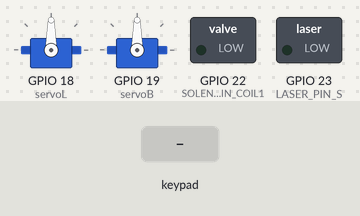
Bench run of a sketch on a simulated ESP32. Shown: 2 × servo, switched loads named in the sketch (green lamp = pin HIGH). The inputs (shaded band) are chosen by the test bench. Nothing arrives over Bluetooth unless stated; what the sketch prints to the serial monitor is not drawn.

Above: at 1.2 s.
1.3 s: key 'X' pressed
At 1.51 s:
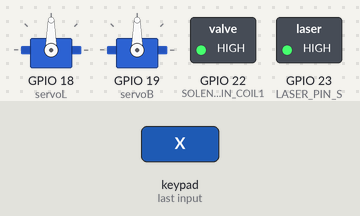
Timing chart, 0 to 4.3 s (numbered marks = the images above; inputs shaded):
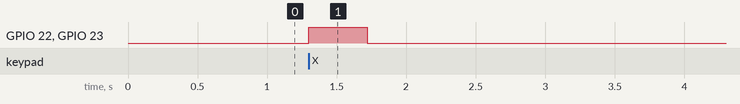

Measured:
- after the input at 1.3 s, GPIO 22 (SOLENOIDVALVE_PIN_COIL1), GPIO 23 (LASER_PIN_S): LOW → HIGH at once, → LOW 0.42 s later

The sketch:

dirtySprayPaint.ino
```cpp
#include <Ps3Controller.h>
#include <ESP32Servo.h>
#include "Laser.h"
#include "SolenoidValve.h"

#define LASER_PIN_S  23
#define SOLENOIDVALVE_PIN_COIL1  22

Laser laser(LASER_PIN_S);
SolenoidValve solenoidValve(SOLENOIDVALVE_PIN_COIL1);

Servo servoL;
Servo servoB;

int lX;
int lY;

int posL = 90;
int posB = 90;

void notify() {

  lX = (Ps3.data.analog.stick.lx);
  lY = (Ps3.data.analog.stick.ly);

  if (lY < -5 && posL < 180) {
    posL++;
    servoL.write(posL);
    if (posL >= 90) {
      servoL.write(90);
    }
  }
  if (lY > 5 && posL > 0) {
    posL--;
    servoL.write(posL);
    if (posL >= 90) {
      servoL.write(90);
    }
  }
  if (lX < -5 && posB < 180) {
    posB++;
    servoB.write(posB);
  }
  if (lX > 5 && posB > 0)
  {
    posB--;
    servoB.write(posB);

  }

  if ( abs( Ps3.event.button_down.l3)) {
    posB = 90;
    servoB.write(posB);
    posL = 90;
    servoL.write(posL);
  }

  if ( Ps3.event.button_down.cross ) {

    solenoidValve.on(); // 1. turns on
    if (laser.getState() == 0) {
      laser.on();
    }
  }

  if (Ps3.event.button_up.cross) {
    solenoidValve.off();// 3. turns off
    if (laser.getState() == 1) {
      laser.off();
    }
  }

  if ( Ps3.event.button_down.r2 ) {
    Serial.println(laser.getState());
    if (laser.getState() == 0) {
      laser.on();
    } else {
      laser.off();
    }
  }


  if ( Ps3.event.button_down.triangle ) {
  }

}

void onConnect() {
  Serial.println("Connected.");

}

void setup()
{
  Serial.begin(115200);
  Ps3.attach(notify);
  Ps3.attachOnConnect(onConnect);
  Ps3.begin("14:7d:da:77:bd:a8");
  Serial.println("Ready.");

  servoL.attach(18);
  servoB.attach(19);
  servoL.write(posL);
  servoB.write(posB);

}

void loop()
{
  if (!Ps3.isConnected())
    return;
  delay(2000);
}
```

Laser.cpp
```cpp
#include "Laser.h"

Laser::Laser(const int pin) : Switchable(pin)
{

}
```

Laser.h
```cpp
/** \addtogroup LaserModule
 *  @{
 */

#ifndef LASER_H
#define LASER_H

#include "Switchable.h"

//solenoid driver class:
class Laser : public Switchable {
    public:
        Laser(const int pin);
};

#endif //LASER_H

 /** @}*/
```

SolenoidValve.cpp
```cpp
#include "SolenoidValve.h"

/* This file is empty because the functionalty of SolenoidValve
 * is implemented in Switchable
 */
 
```

SolenoidValve.h
```cpp
#ifndef _SOLENOID_VALVE_H_
#define _SOLENOID_VALVE_H_

#include "Switchable.h"

//solenoid driver class:
class SolenoidValve : public Switchable {
    public:
    SolenoidValve(const int pin) : Switchable(pin) {}
};

#endif // _SOLENOID_VALVE_H_
 
```

Switchable.cpp
```cpp
#include "Switchable.h"
#include <Arduino.h>

Switchable::Switchable(const int pin) : m_pin(pin)
{
    // Set pin as output
    pinMode(m_pin, OUTPUT);
    // Start state if off
	off();
}

//turn on:
void Switchable::on()
{
	digitalWrite(m_pin, 1); //high
	m_state = true;
}

//turn off:
void Switchable::off()
{
	digitalWrite(m_pin, 0); //low
	m_state = false;
}

void Switchable::toggle()
{
	digitalWrite(m_pin, !m_state); //low
	m_state = !m_state;
}

// dim pin
void Switchable::dim(int dimVal)
{
    ledcWrite(m_pin, dimVal);
}

bool Switchable::getState()
{
    return m_state;
}

void Switchable::setState(bool state)
{
    digitalWrite(m_pin, state);
    m_state = state;
}
```

Switchable.h
```cpp
#ifndef _SWITCHABLE_H_
#define _SWITCHABLE_H_

//Base class for output that can be switched on/off via single digital pin:
class Switchable
{
	public:

		// Consturcutor accepts pin number for output
	    Switchable(const int pin);

		// Turn pin on
		void on();

	    // Turn pin off
		void off();

		// Toggle pin
		void toggle();

		// dim pin
		void dim(int dimVal);

		// Get current state
		bool getState();

		// Set state with bool variable
		void setState(bool state);

	private:

		const int m_pin; 	//output pin
		bool m_state;		//current state
};

#endif // _SWITCHABLE_H_
 
```
